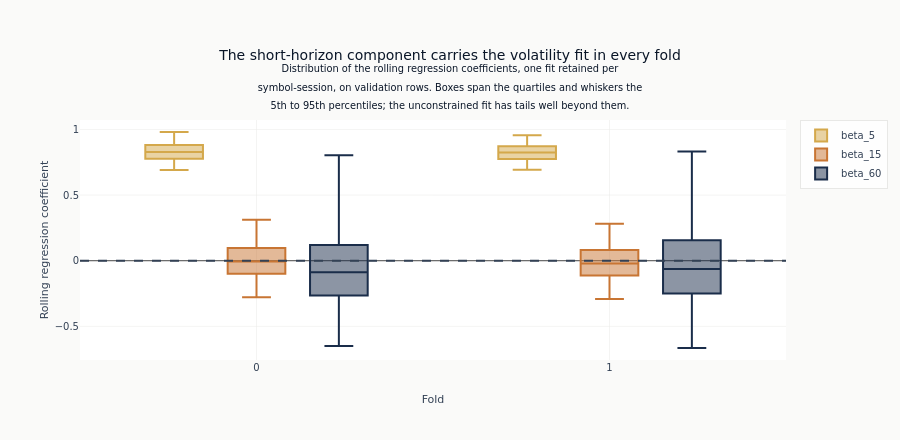

Here is the notebook cell this chart was saved with:
### Code cell
fig = go.Figure()
_component_colors = {
    "beta_5": COLORS["amber"],
    "beta_15": COLORS["copper"],
    "beta_60": COLORS["slate"],
}
for component, color in _component_colors.items():
    part = beta_summary.filter(pl.col("component") == component).sort("fold")
    fig.add_trace(
        go.Box(
            x=part["fold"].cast(pl.Utf8),
            lowerfence=part["p05"],
            q1=part["q25"],
            median=part["median"],
            q3=part["q75"],
            upperfence=part["p95"],
            name=component,
            marker_color=color,
        )
    )
fig.add_hline(y=0, line_dash="dash", line_color=COLORS["neutral"])
fig.update_layout(
    title=(
        "The short-horizon component carries the volatility fit in every fold"
        "<br><sup>Distribution of the rolling regression coefficients, one fit retained per"
        "<br>symbol-session, on validation rows. Boxes span the quartiles and whiskers the"
        "<br>5th to 95th percentiles; the unconstrained fit has tails well beyond them.</sup>"
    ),
    xaxis_title="Fold",
    yaxis_title="Rolling regression coefficient",
    boxmode="group",
    height=440,
    margin={"t": 120},
)
fig.show()

### Figure 1 — Plotly figure (JSON) as saved in the notebook; plotly's stock layout.template omitted (floating-point values rounded to 4 significant figures)
{"data": [{"lowerfence": [0.6918, 0.6932], "marker": {"color": "#D4A84B"}, "median": [0.8285, 0.8248], "name": "beta_5", "q1": [0.7761, 0.7749], "q3": [0.882, 0.8726], "type": "box", "upperfence": [0.9806, 0.9565], "x": ["0", "1"]}, {"lowerfence": [-0.2779, -0.2917], "marker": {"color": "#C87533"}, "median": [-0.006391, -0.02151], "name": "beta_15", "q1": [-0.09918, -0.1129], "q3": [0.09702, 0.08118], "type": "box", "upperfence": [0.3112, 0.2808], "x": ["0", "1"]}, {"lowerfence": [-0.6498, -0.6649], "marker": {"color": "#1a2d4a"}, "median": [-0.08754, -0.06217], "name": "beta_60", "q1": [-0.2641, -0.2503], "q3": [0.12, 0.1551], "type": "box", "upperfence": [0.8035, 0.8317], "x": ["0", "1"]}], "layout": {"boxmode": "group", "height": 440, "margin": {"t": 120}, "shapes": [{"line": {"color": "#334155", "dash": "dash"}, "type": "line", "x0": 0, "x1": 1, "xref": "x domain", "y0": 0, "y1": 0, "yref": "y"}], "title": {"text": "The short-horizon component carries the volatility fit in every fold<br><sup>Distribution of the rolling regression coefficients, one fit retained per<br>symbol-session, on validation rows. Boxes span the quartiles and whiskers the<br>5th to 95th percentiles; the unconstrained fit has tails well beyond them.</sup>"}, "xaxis": {"title": {"text": "Fold"}}, "yaxis": {"title": {"text": "Rolling regression coefficient"}}}}
